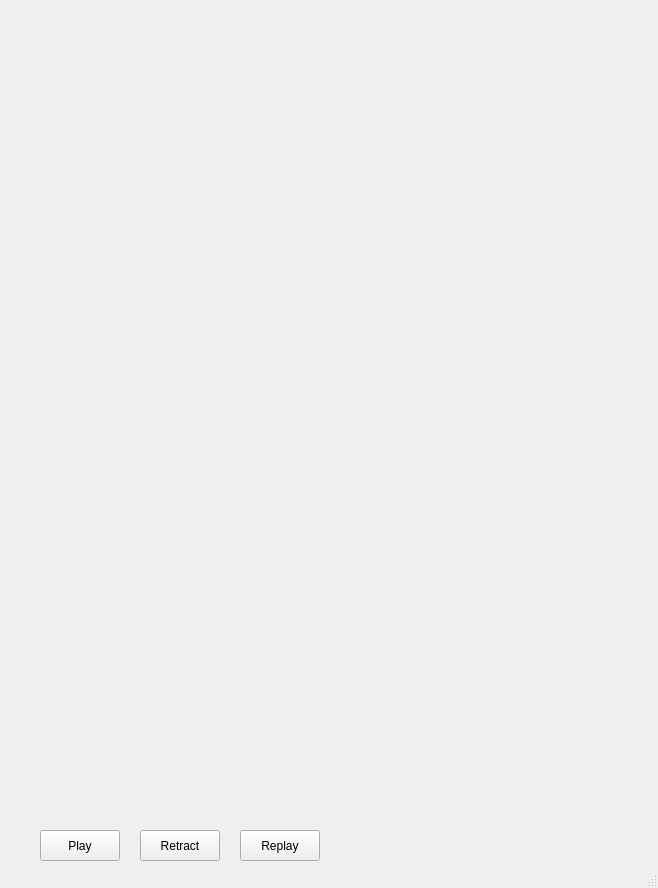
<?xml version="1.0" encoding="UTF-8"?>
<ui version="4.0">
 <class>MainWindow</class>
 <widget class="QMainWindow" name="MainWindow">
  <property name="enabled">
   <bool>true</bool>
  </property>
  <property name="geometry">
   <rect>
    <x>0</x>
    <y>0</y>
    <width>658</width>
    <height>888</height>
   </rect>
  </property>
  <property name="sizePolicy">
   <sizepolicy hsizetype="Fixed" vsizetype="Fixed">
    <horstretch>0</horstretch>
    <verstretch>0</verstretch>
   </sizepolicy>
  </property>
  <property name="minimumSize">
   <size>
    <width>658</width>
    <height>888</height>
   </size>
  </property>
  <property name="maximumSize">
   <size>
    <width>658</width>
    <height>888</height>
   </size>
  </property>
  <property name="mouseTracking">
   <bool>false</bool>
  </property>
  <property name="windowTitle">
   <string>MainWindow</string>
  </property>
  <property name="autoFillBackground">
   <bool>false</bool>
  </property>
  <property name="styleSheet">
   <string notr="true"/>
  </property>
  <widget class="QWidget" name="centralwidget">
   <widget class="QPushButton" name="Play">
    <property name="geometry">
     <rect>
      <x>40</x>
      <y>830</y>
      <width>80</width>
      <height>31</height>
     </rect>
    </property>
    <property name="text">
     <string>Play</string>
    </property>
   </widget>
   <widget class="QPushButton" name="Retract">
    <property name="geometry">
     <rect>
      <x>140</x>
      <y>830</y>
      <width>80</width>
      <height>31</height>
     </rect>
    </property>
    <property name="text">
     <string>Retract</string>
    </property>
   </widget>
   <widget class="QPushButton" name="Replay">
    <property name="geometry">
     <rect>
      <x>240</x>
      <y>830</y>
      <width>80</width>
      <height>31</height>
     </rect>
    </property>
    <property name="text">
     <string>Replay</string>
    </property>
   </widget>
  </widget>
  <widget class="QMenuBar" name="menubar">
   <property name="geometry">
    <rect>
     <x>0</x>
     <y>0</y>
     <width>658</width>
     <height>17</height>
    </rect>
   </property>
  </widget>
  <widget class="QStatusBar" name="statusbar"/>
 </widget>
 <resources/>
 <connections/>
</ui>
